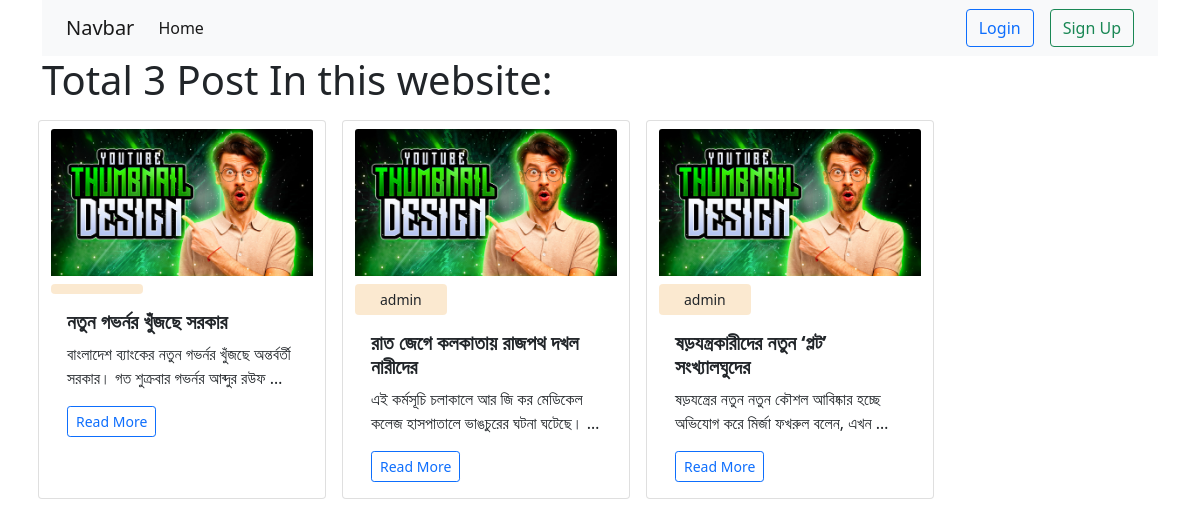
Before: / with the older database file.
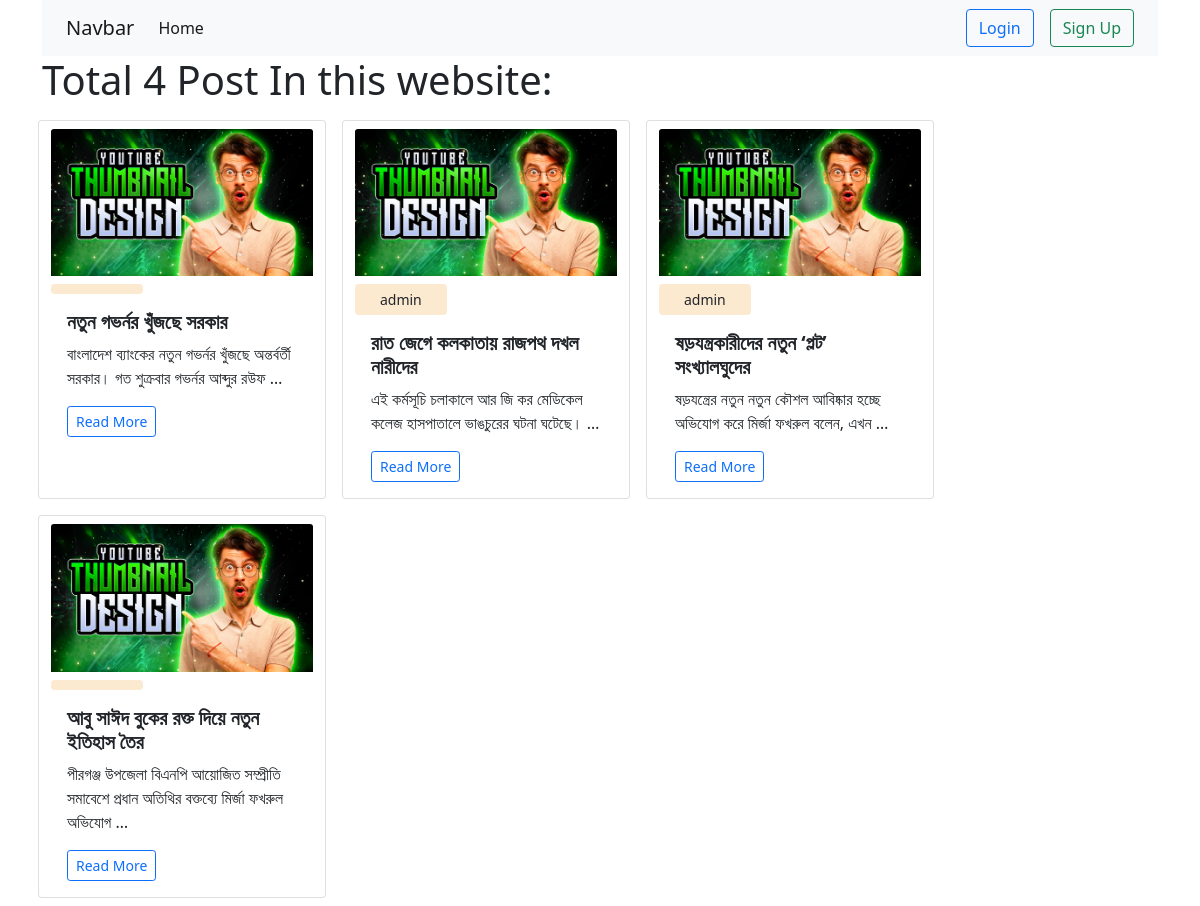
After: the same page with the newer database file.
### posts/models.py (models this page shows, shortened)
class Post(models.Model):
    title = models.CharField(max_length = 40)
    description = models.TextField()
    category = models.ManyToManyField(category)
    author = models.ForeignKey(User, on_delete= models.CASCADE)

### my_app/views.py (the view)
# urls.py: path('', views.home, name= 'homepage'),
def home(request):
    data = Post.objects.all()
    posts_count = data.count()
    return render(request,'index.html', {'data': data , 'posts_count': posts_count})

### templates/index.html (shortened to what this page needs)
{% extends "base.html" %}
{% load static %}
{% block content %}
    <h1>Total {{ posts_count }} Post  In this website: </h1>
    {% for i in data %}
    <div class="card mx-2 my-2" style="width: 18rem;">
        <img  src="{% static 'img.jpg' %}" class="card-img-top my-2" alt="img">
        <span style="padding: 5px; background-color: rgba(248, 217, 175, 0.579); width: 35%;font-size: 14px; text-align: center;"  class="rounded">{{i.author}}</span>
        <div class="card-body">
          <h5 class="card-title"> <b>{{ i.title }}</b> </h5>
          <p class="card-text">{{i.description |truncatewords:12}}</p>
          {% if user.is_authenticated %}
          <a href="#" class="btn btn-outline-primary btn-sm">Read More</a>
          <a href="{% url 'edit_post' i.id %}" class="btn btn-outline-warning btn-sm">Edit</a>
          <a href="{% url 'delete_post' i.id %}" class="btn btn-outline-danger btn-sm">Delete</a>
          {% else %}
            <a href="#" class="btn btn-outline-primary btn-sm">Read More</a>
          {% endif %}
        </div>
    </div>
    {% endfor %}
{% endblock %}

Changed rows visible on the page:
added Post: title "আবু সাঈদ বুকের রক্ত দিয়ে নতুন ইতিহাস তৈর", description "পীরগঞ্জ উপজেলা বিএনপি আয়োজিত সম্প্রীতি সমাবেশে প্রধান অতিথির বক্তব্যে মির্জা ফখরুল অভিযোগ …"
Other visible differences:
{{ posts_count }}: "3" → "4"
